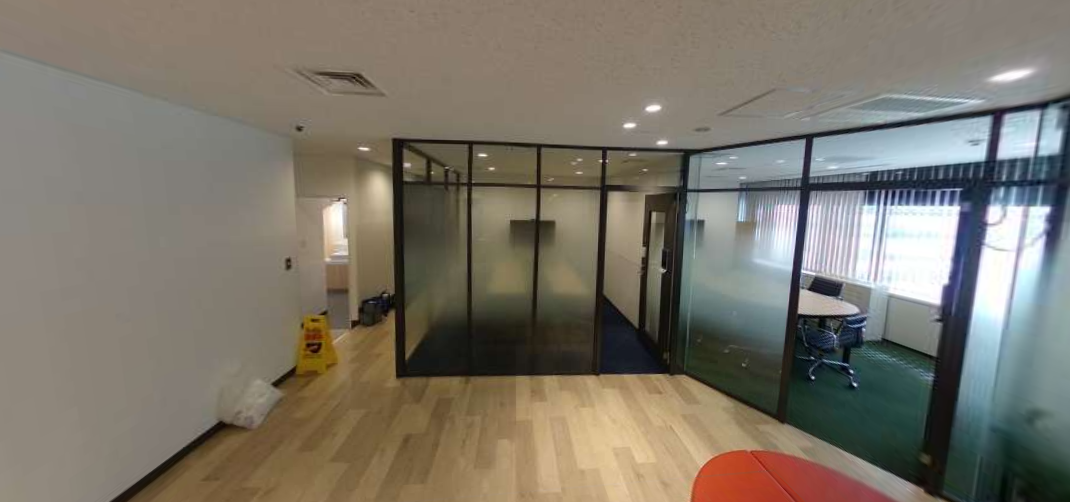
#> input picture src/image3.png, 1070 x 502 px
$ python diff.py
#> lines starting #> are read from the running program, lines starting #| are printed output that depends on the picture; after the words box and inside, x2 and y2 are one past the last pixel; in counts of white or black regions, pixels touching at a corner belong together
import cv2
import numpy as np

def detect_differences(img1_path, img2_path):
    # 画像を読み込む
#> called with img1_path = 'src/image3.png', img2_path = 'src/image4.png'
    img1 = cv2.imread(img1_path)
#> img1 is the input picture: shape (502, 1070, 3); mean B, G, R 105.8, 117.3, 123.5
    img2 = cv2.imread(img2_path)
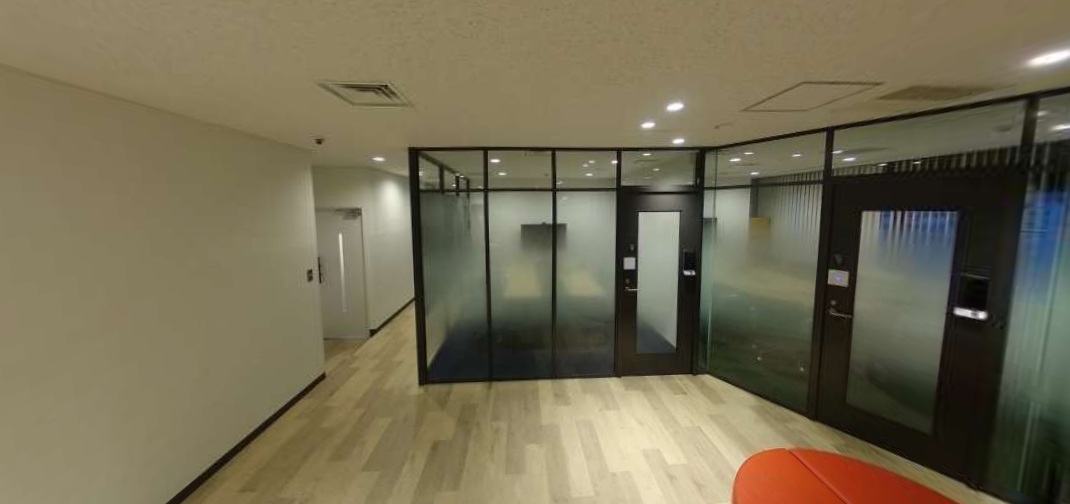
#> input picture src/image4.png, 1070 x 504 px
#> img2 is the input picture: shape (504, 1070, 3); mean B, G, R 83.7, 108.6, 116.6

    # 画像のサイズを取得
    height1, width1 = img1.shape[:2]
#> height1 = 502; width1 = 1070
    height2, width2 = img2.shape[:2]
#> height2 = 504; width2 = 1070

    # 画像のサイズを比較してリサイズする
    if (height1, width1) != (height2, width2):
        # img1をimg2のサイズにリサイズ
        img1 = cv2.resize(img1, (width2, height2))
#> img1: shape (504, 1070, 3)

    # 画像をグレースケールに変換
    gray1 = cv2.cvtColor(img1, cv2.COLOR_BGR2GRAY)
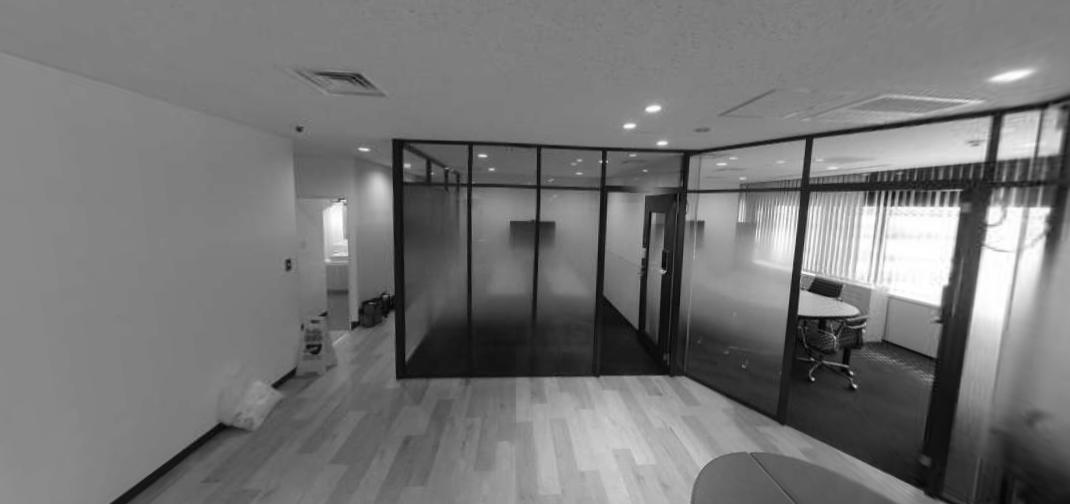
#> gray1: shape (504, 1070); min 2, max 255, mean 117.7
    gray2 = cv2.cvtColor(img2, cv2.COLOR_BGR2GRAY)
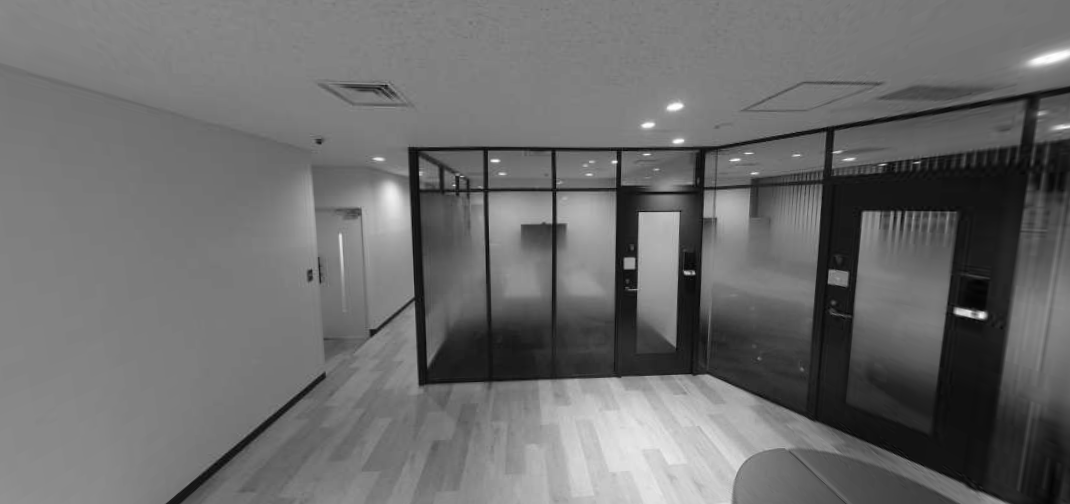
#> gray2: shape (504, 1070); min 2, max 254, mean 108.1

    # ガウシアンブラーを適用
    gray1 = cv2.GaussianBlur(gray1, (5, 5), 0)
    gray2 = cv2.GaussianBlur(gray2, (5, 5), 0)

    # 差分を計算
    diff = cv2.absdiff(gray1, gray2)
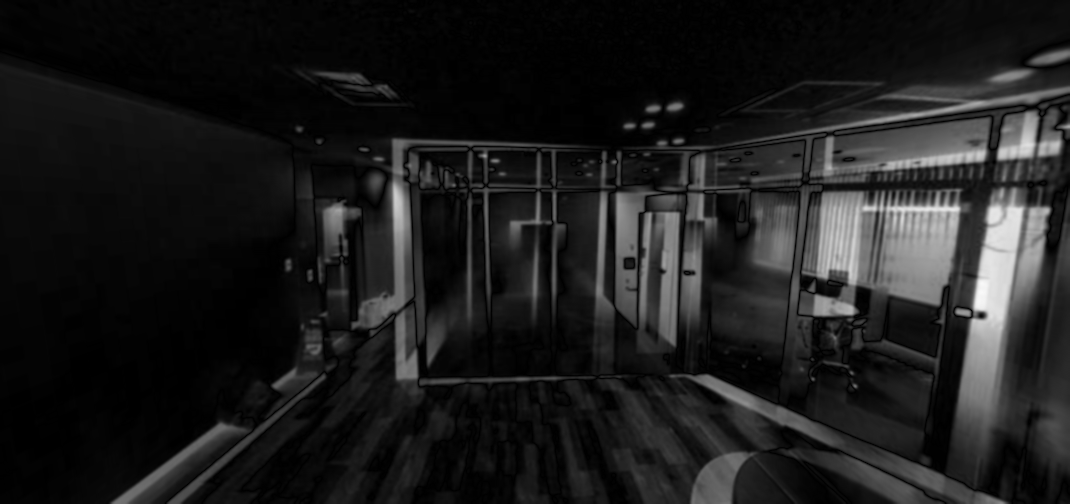
#> diff: shape (504, 1070); min 0, max 249, mean 28.9

    # 差分に閾値を適用（閾値を調整）
    thresh = cv2.threshold(diff, 50, 255, cv2.THRESH_BINARY)[1]
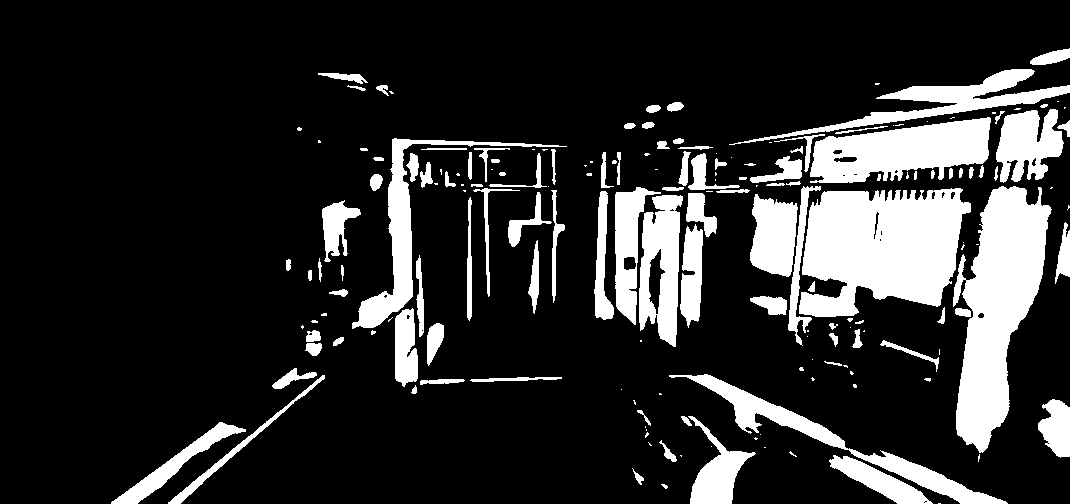
#> thresh: shape (504, 1070); 17.7% white; 181 white regions (74 under 20 px), largest, box (x1, y1, x2, y2) and area: (799, 188, 971, 317) 16189, (953, 186, 1052, 453) 14356, (810, 117, 991, 183) 7728

    # モルフォロジー演算を強化
    kernel = np.ones((5,5), np.uint8)
    thresh = cv2.morphologyEx(thresh, cv2.MORPH_CLOSE, kernel)
#> thresh: shape (504, 1070); 18.8% white; 80 white regions (34 under 20 px), largest, box (x1, y1, x2, y2) and area: (729, 69, 1070, 462) 56151, (594, 138, 750, 347) 13428, (352, 138, 567, 394) 8804
    thresh = cv2.morphologyEx(thresh, cv2.MORPH_OPEN, kernel)
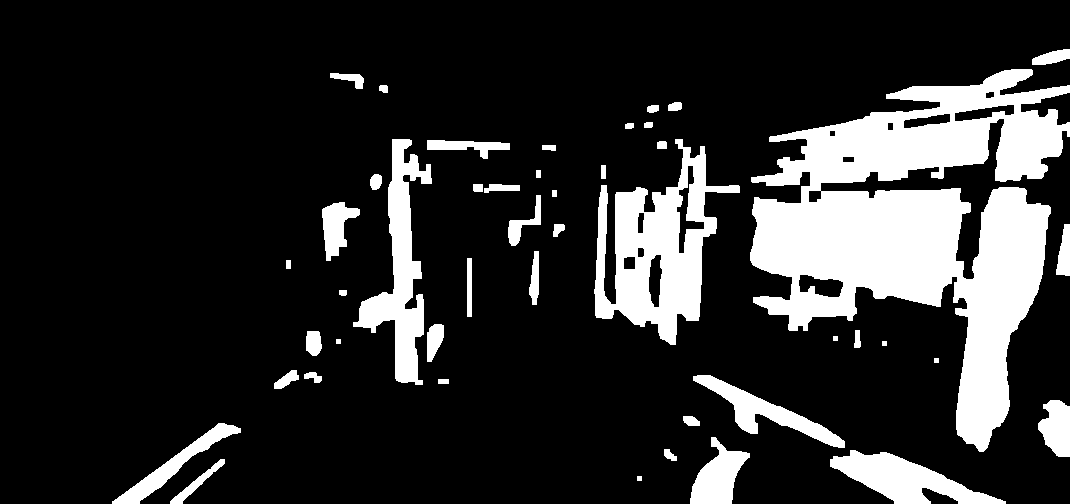
#> thresh: shape (504, 1070); 17.7% white; 46 white regions

    # 輪郭を検出
    contours, _ = cv2.findContours(thresh, cv2.RETR_EXTERNAL, cv2.CHAIN_APPROX_SIMPLE)
#> contours = 46 contours, 5 with area under 20; largest, box (x1, y1, x2, y2) and area: (750, 69, 1070, 452) 55684, (594, 139, 740, 345) 13898, (353, 139, 432, 385) 6334, (830, 450, 1006, 504) 4167, (693, 375, 845, 448) 2616

    # 結果を表示する画像
    result = img1.copy()

    # 各輪郭に対して
    for contour in contours:
        # 面積が小さすぎる輪郭は無視（最小サイズを増加）
        if cv2.contourArea(contour) < 1000:  # この値を調整
            continue

        # 矩形を描画
        x, y, w, h = cv2.boundingRect(contour)
        cv2.rectangle(result, (x, y), (x+w, y+h), (0, 0, 255), 2)
#> this loop made 46 passes
#> contour on passes 1, 9, 13, 14, 15, 16, 21, 22, 28, 32, 33: [[637, 476], [637, 480], [641, 480], [641, 476]], [[438, 379], [438, 383], [448, 383], [448, 379]], [[934, 358], [934, 362], [938, 362], [938, 358]], [[882, 341], [882, 345], [886, 345], [886, 341]], [[336, 339], [336, 343], [340, 343], [340, 339]], [[833, 336], [833, 340], [837, 340], [837, 336]], [[286, 260], [286, 268], [290, 268], [290, 260]], [[467, 258], [467, 316], [471, 316], [471, 258]], [[552, 190], [552, 196], [556, 196], [556, 190]], [[536, 170], [536, 177], [540, 177], [540, 170]], [[601, 165], [601, 178], [605, 178], [605, 165]]
#> (x, y, w, h) on passes 3, 5, 6, 8, 10, 26: (830, 450, 176, 54), (690, 437, 60, 67), (112, 423, 129, 81), (1038, 400, 32, 57), (693, 375, 152, 73), (322, 202, 38, 59)
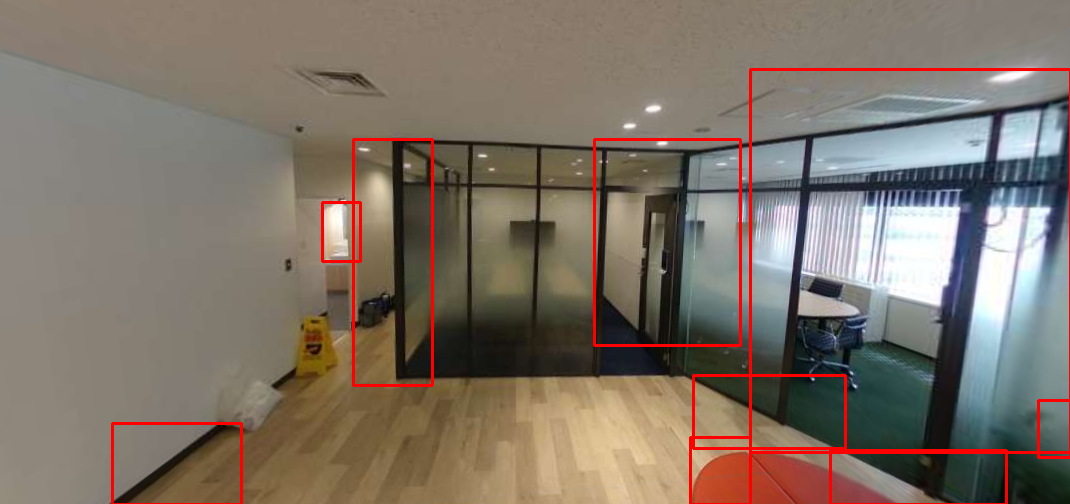
#> result: shape (504, 1070, 3); mean B, G, R 103.7, 115, 126.7

    return result

# 画像のパス
img1_path = 'src/image3.png'
img2_path = 'src/image4.png'

# 差分を検出
result = detect_differences(img1_path, img2_path)

# 結果を保存
cv2.imwrite('result_improved.jpg', result)
